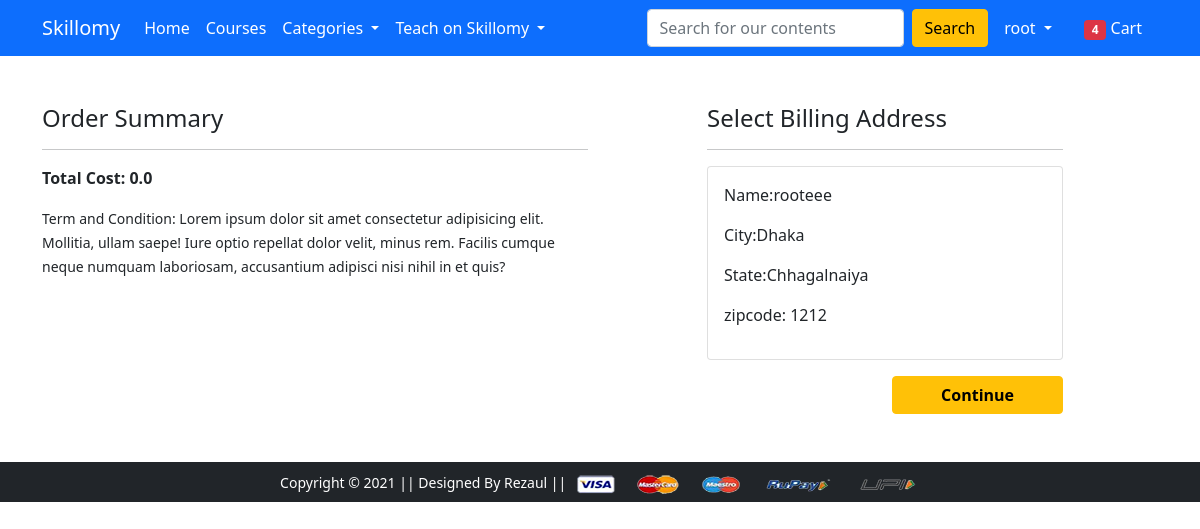
The page /checkout/ (signed in) on the database its author committed.
### app/models.py (models this page shows, shortened)
class Customer(models.Model):
	user=models.ForeignKey(User,on_delete=models.CASCADE)
	name=models.CharField(max_length=50, default="root")
	biography=CharField(max_length=100,default="N/A")
	language=CharField(choices=LANGUAGE_CHOICES,max_length=7,default="English")
	city=models.CharField(max_length=20,default="Dhaka")
	website=models.CharField(max_length=20,default="N/A")
	zipcode=models.IntegerField(default="zipcode")
	state=models.CharField(choices=STATE_CHOICES,max_length=50,default="Dhaka")

### app/views.py (the view)
# urls.py: path('checkout/', views.checkout, name='checkout'),
def checkout(request):
	user=request.user
	address=Customer.objects.filter(user=user)
	cart_item=Cart.objects.filter(user=user)
	ammount=0.0
	total_ammount=0.0
	cart_product=[p for p in Cart.objects.all() if p.user==request.user]
	if cart_product:
		for p in cart_product:
			tempammount=(p.quantity * p.course.discounted_price)
			total_ammount+=tempammount
	return render(request, 'app/checkout.html',{'address':address,'total_ammount':total_ammount,'cart_item':cart_item})

### app/templates/app/checkout.html (shortened to what this page needs)
{% extends 'app/base.html' %}
{% load static %}
{% block main-content %}
<div class="container">
 <div class="row mt-5">
  <div class="col-sm-6">
    <h4>Order Summary</h4>
    <hr>
      <p class="fw-bold">Total Cost: {{total_ammount}}</p>
    <small>Term and Condition: Lorem ipsum dolor sit amet consectetur adipisicing elit. Mollitia, ullam saepe! Iure optio repellat dolor velit, minus rem. Facilis cumque neque numquam laboriosam, accusantium adipisci nisi nihil in et quis?</small>
  </div>
  <div class="col-sm-4 offset-sm-1">
    <h4>Select Billing Address</h4>
    <hr>
    <form action="">
      {% for ad in address %}
      <div class="card">
        <div class="card-body">
        <p>Name:{{ad.name}}</p>
        <p>City:{{ad.city}}</p>
        <p>State:{{ad.state}}</p>
        <p>zipcode: {{ad.zipcode}}</p>
        </div>
      </div>
        <div class="text-end">
          <button type="submit" class="btn btn-warning mt-3 px-5 fw-bold">Continue</button>
        </div>
        {% endfor %}
      </form>
    </div>
  </div>
</div>
{% endblock main-content %}

### app/templates/app/base.html (shortened to what this page needs)
<!doctype html>
{% load static %}
<html lang="en">
  <head>
    <link href="https://cdn.jsdelivr.net/npm/bootstrap@5.0.0-beta1/dist/css/bootstrap.min.css" rel="stylesheet">
    <link rel="stylesheet" href="{% static 'app/css/owl.carousel.min.css' %}">
    <link rel="stylesheet" href="{% static 'app/css/all.min.css' %}">
    <link rel="stylesheet" href="{% static 'app/css/style.css' %}">
  </head>
  <body>
    <nav class="navbar navbar-expand-lg navbar-dark bg-primary">
     <div class="container">
       <a class="navbar-brand" href="/">Skillomy</a>
       <div class="collapse navbar-collapse" id="navbarSupportedContent">
         <ul class="navbar-nav me-auto mb-2 mb-lg-0">
           <li class="nav-item">
             <a class="nav-link active" aria-current="page" href="/">Home</a>
           </li>
           <li class="nav-item">
             <a class="nav-link active" aria-current="page" href="{% url 'courses' %}">Courses</a>
           </li>
           <li class="nav-item dropdown">
             <a class="nav-link dropdown-toggle text-white" href="#" id="electronicsDropdown" role="button" data-bs-toggle="dropdown" aria-expanded="false">
               Categories
             </a>
           </li>
           <li class="nav-item dropdown">
             <a class="nav-link dropdown-toggle text-white" href="#" id="fashionDropdown" role="button" data-bs-toggle="dropdown" aria-expanded="false">
               Teach on Skillomy
             </a>
           </li>
         </ul>
         <form method="get" action="/search" class="d-flex">
           <input class="form-control me-2" name="query" id="search" type="search" placeholder="Search for our contents" aria-label="Search">
           <button class="btn btn-warning" type="submit">Search</button>
         </form>
         <div>
          <ul class="navbar-nav me-auto mb-2 mb-lg-0">
           <li class="nav-item dropdown mx-2">
            {% if request.user.is_authenticated %}
              <a class="nav-link dropdown-toggle text-white" href="#" id="profileDropdown" role="button" data-bs-toggle="dropdown" aria-expanded="false">
                {{request.user.username}}
              </a>
            </li>
            <li class="nav-item mx-2">
             <a href="{% url 'show_cart' %}" class="nav-link text-white"><span class="badge bg-danger">4</span> Cart </a>
            </li>
            {% endif %}
          </ul>
         </div>
       </div>
     </div>
    </nav>
    {% block main-content %} {% endblock main-content %}
    <footer class="container-fluid bg-dark text-center p-2 mt-5">
        <small class="text-white">Copyright &copy; 2021 || Designed By Rezaul || </small>
        <img src="{% static 'app/images/payment.png' %}" alt="" srcset="" class="img-fluid" height="2px">
    </footer>
  </body>
</html>

### rows shown on the page
Customer: name "rooteee", city "Dhaka", state "Chhagalnaiya", zipcode "1212"

### other values the page prints
{{ request.user.username }} "root"
{{ total_ammount }} "0.0"
